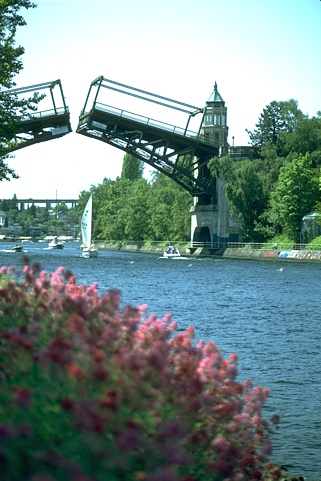
#> input picture 22093.jpg, 321 x 481 px
$ python multi_threshold.py
#> lines starting #> are read from the running program, lines starting #| are printed output that depends on the picture; after the words box and inside, x2 and y2 are one past the last pixel; in counts of white or black regions, pixels touching at a corner belong together
#> further down, temp is the input picture: PIL image 321x481 RGB; mean R, G, B 118, 139.8, 137.5
from PIL import Image
import numpy as np
from skimage.filters import threshold_otsu, threshold_multiotsu
import os
from collections import Counter


def otsu_greyspace_thresholding(image):
    '''A function that takes in a PIL Image object and outputs a 2d numpy
    array of segmentation assignments per pixel using Otsu's method on
    a grayscale histogram'''


    #Creates a greyscale version of the input image
    imageGrey = image.convert(mode="L")
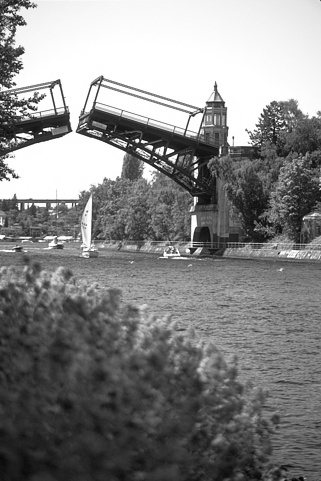
#> imageGrey: PIL image 321x481 L; min 3, max 255, mean 133

    x, y = imageGrey.size
#> x = 321; y = 481
    #Gets a threshold for the image
    threshold = get_histogram_threshold(imageGrey)[0]
#> in get_histogram_threshold, `a = np.array(image.histogram())`: a = 256 values, max 13365 at index 255, min 0 at index 0, mean 603.1
#> threshold = [254]
    returnImage = np.zeros(shape=(y,x))
    segments = len(threshold)
#> segments = 1
    #Maps 1's and 0's based on whether the pixel values are above or below the threshold.
    if len(threshold) is 1:
        for j in range(x):
            for i in range(y):
                returnImage[i,j] = 1 if imageGrey.getpixel((j,i)) > threshold else 0
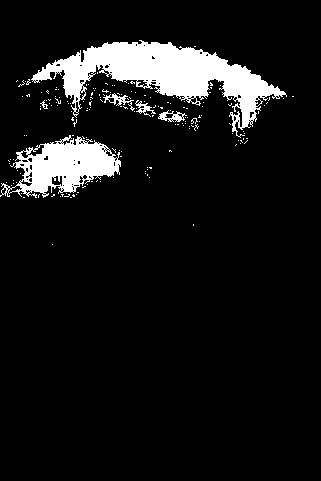
#> returnImage: shape (481, 321) float64; values 0 (black) and 1 (white), 8.7% white; 173 white regions (167 under 20 px), largest, box (x1, y1, x2, y2) and area: (31, 40, 287, 138) 8649, (0, 135, 121, 198) 3842, (158, 110, 187, 122) 160, (103, 93, 135, 111) 158, (135, 100, 156, 117) 116, (40, 100, 48, 109) 26
    else:
        #This code is no longer used, as it was specified that threshold is now the
        #first element. Previously, if Otsu's found two values with the same minimum
        #variance both would be returned.
        for j in range(x):
            for i in range(y):
                if imageGrey.getpixel((j,i)) < threshold[0]:
                    returnImage[i,j] = 0
                if imageGrey.getpixel((j,i)) > threshold[0]:
                    returnImage[i,j] = 1
                if imageGrey.getpixel((j,i)) > threshold[1]:
                    returnImage[i,j] = 2

    return returnImage

def otsu_multi_greyspace_thresholding(image, segments):
    '''Takes in a PIL image and a number of segments, and runs the
    multi-threshold variant of Otsu's with the specified hyperparameter.
    Outputs a 2d array with pixel segment assignments.'''
#> called with segments = 3

    imageGrey = image.convert(mode="L")

    x, y = imageGrey.size
#> x = 321; y = 481
    #Gets a threshold for the image
    thresholds = threshold_multiotsu(np.array(image), segments)
#> thresholds = [94, 189]

    #While thresholds are supposed to already be sorted properly,
    #this ensures that they are.
    thresholds = sorted(thresholds)
    returnImage = np.zeros(shape=(y,x))
    #Assigns segments to each pixel based off of which threshold it is above.
    #Threshold
    for j in range(x):
        for i in range(y):
            segment = 0
            for p in range(segments - 1):
                if imageGrey.getpixel((j,i)) > thresholds[p]:
                    segment = p + 1
            returnImage[i,j] = segment
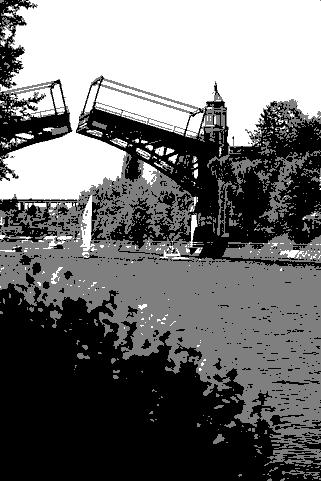
#> returnImage: shape (481, 321) float64; min 0, max 2, mean 0.868; drawn with min black and max white

    return returnImage

def smoothy(image_array):
    '''Experimental function to smooth a segmentation. Ran into issues implementing,
    but have left the code here.'''
    x, y = image_array.shape
    for i in range(1,x-1):
        for j in range(1,y-1):
            neighbor_segments = check_neighbors(image_array, i, j)
            b = Counter(neighbor_segments)
            most_common_segment = b.most_common()
            neighbor_segments = (neighbor_segments == most_common_segment)
            print(most_common_segment)
            print(neighbor_segments)
            if (neighbor_segments == most_common_segment).sum() > 5:
                image_array[i,j] = most_common_segment
    return image_array


def check_neighbors(image_array,x,y):
    '''Experimental helper function, no longer necessary'''
    neighbors = [(-1,0), (1,0), (0,-1), (0,1), (-1,-1), (-1,1), (1,-1),(1,1)]
    segment = image_array[x,y]
    neighbor_segments = []
    for neighbor in neighbors:
        neighbor_segments.append(image_array[x + neighbor[0], y + neighbor[1]])
    neighbor_segments = np.array(neighbor_segments)
    return np.array(neighbor_segments)


def get_histogram_threshold(image):
    a = np.array(image.histogram())
    return np.where(a == threshold_otsu(a))


if __name__ == "__main__":
    '''When used as the main function, runs Otsu's grayspace on
    our default image and displays it. Then runs multi Otsu's and
    displays it'''

    temp = Image.open("22093.jpg")
    img = otsu_greyspace_thresholding(temp)
    img = Image.fromarray(img * 255)
    img.show()

    img2 = otsu_multi_greyspace_thresholding(temp, 3)
    img2 = Image.fromarray(img2 * 100)
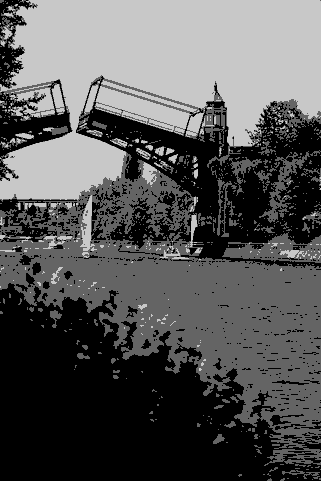
#> img2: PIL image 321x481 F; min 0, max 200, mean 86.8
    img2.show()

$ run again, with stevieP.jpg copied over 22093.jpg
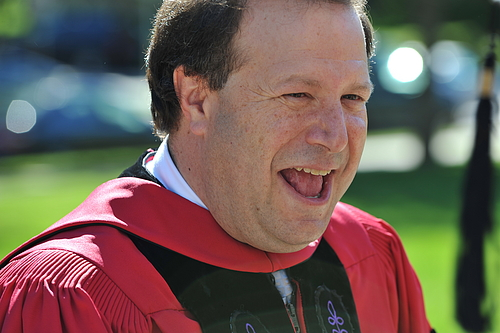
#> input picture stevieP.jpg, 500 x 333 px
#> temp is the input picture: PIL image 500x333 RGB; mean R, G, B 110.5, 93.1, 84.4
#> a = 256 values, max 1933 at index 32, min 4 at index 0, mean 650.4
#> threshold = [148]
#> segments = 1
#> after the loop in otsu_greyspace_thresholding, `for j in range(x):`:
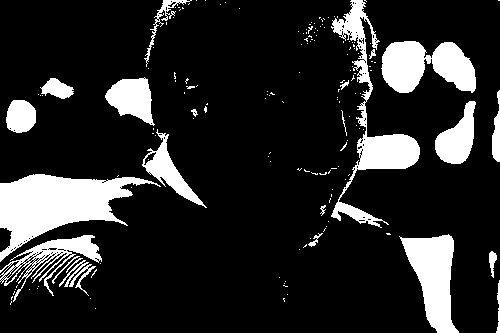
#> returnImage: shape (333, 500) float64; values 0 (black) and 1 (white), 15.8% white; 164 white regions (140 under 20 px), largest, box (x1, y1, x2, y2) and area: (0, 174, 161, 262) 6300, (331, 0, 420, 228) 4071, (381, 41, 476, 93) 3351
#> thresholds = [79, 148]
#> `img2 = Image.fromarray(img2 * 100)`:
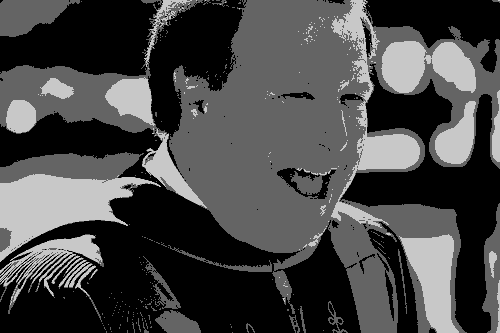
#> img2: PIL image 500x333 F; min 0, max 200, mean 70.6
